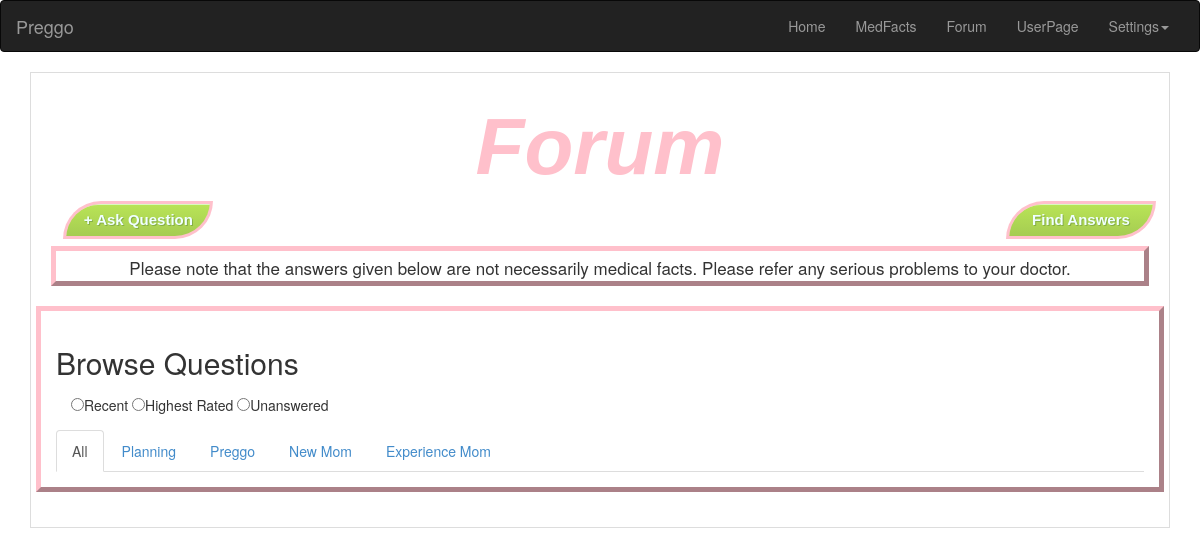
/preggo/forum/ (signed in), run on an earlier commit of the app's database.
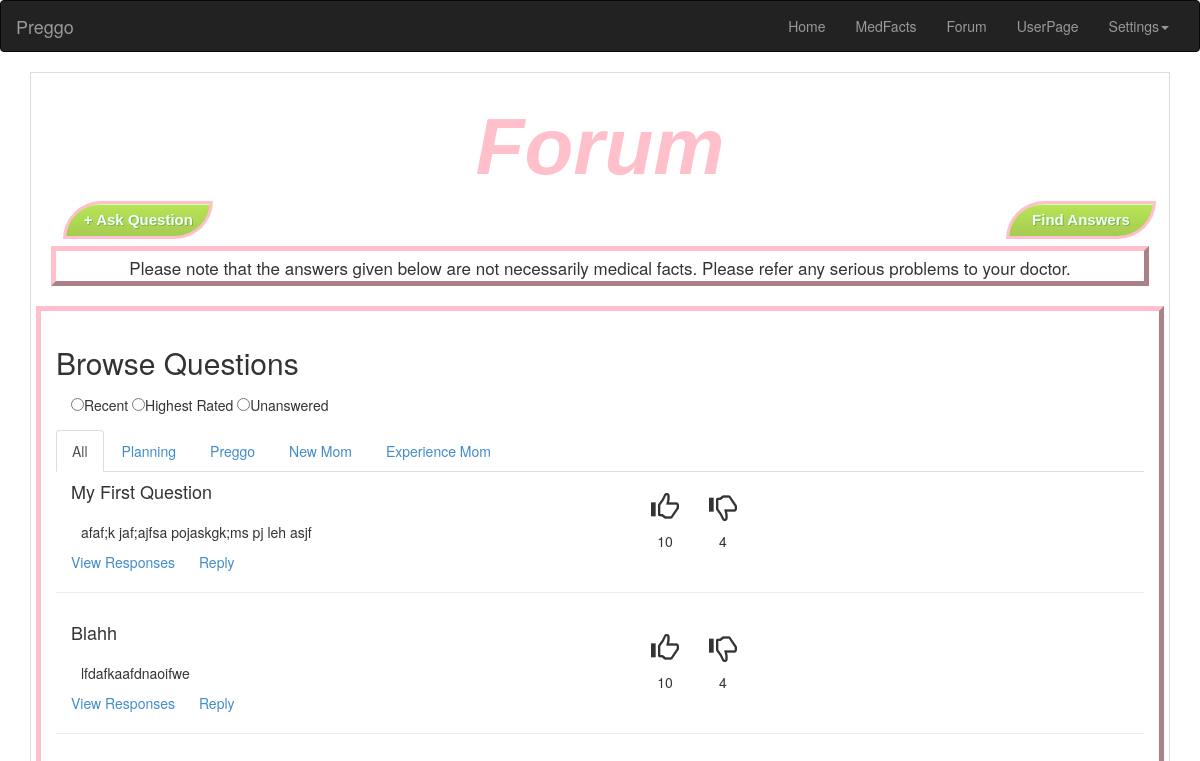
And on a later commit of the database.
### preggo/models.py (models this page shows, shortened)
class Question(models.Model):
	user = models.ForeignKey(User)
	title = models.CharField(max_length = 128)
	content = models.TextField()
	upvotes = models.IntegerField(default=0)
	downvotes = models.IntegerField(default=0)

### preggo/views.py (the view)
@login_required
def forum(request):
	context = RequestContext(request)
	question_list = request.user.question_set.all()
	for quest in question_list:
		quest.url = quest.title.replace(' ', '_')
	context_dict = {"questions": question_list}
	return render_to_response('preggo/forum.html', context_dict, context)

### templates/preggo/forum.html (shortened to what this page needs)
{% extends "preggo/base.html" %}
{% load static %}
{% block content %}
<div id='container'>
	<h1 class="pageTitle">Forum</h1>
	<div class="buttons">
    	<a href="/preggo/add_question"><button class="buttonFormat-fran" id="ask_question" align="left"> + Ask Question </button></a>
    	<a href="#" class="pull-right"><button class="buttonFormat-fran" id="find_answers" align="right"> Find Answers </button></a>
    </div>
	<div class="warning_note">Please note that the answers given below are not necessarily medical facts. Please refer any serious problems to your doctor.</div>
	<div class="browse_questions box">
		<h2>Browse Questions</h2>
		<form class="filters" ction="">
			<input type="radio" name="browse_filter" value="recent">Recent
			<input type="radio" name="browse_filter" value="highest_rated">Highest Rated
			<input type="radio" name="browse_filter" value="unanswered">Unanswered
		</form>
		<ul id="tabs" class="nav nav-tabs" data-tabs="tabs">
	      <li class="active"><a href="#tab1" data-toggle="tab">All</a></li>
	      <li><a href="#tab2" data-toggle="tab">Planning</a></li>
	      <li><a href="#tab3" data-toggle="tab">Preggo</a></li>
	      <li><a href="#tab4" data-toggle="tab">New Mom</a></li>
	      <li><a href="#tab5" data-toggle="tab">Experience Mom</a></li>
	    </ul>
	    <div id="my-tab-content" class="tab-content">
	      <div class="tab-pane active" id="tab1">
	      {% if questions %}
	      	{% for question in questions %}
	      	<div class="row question-list">
	      		<div class="col-md-10">
			  	    <h4>{{ question.title }}</h4>
			    	<div class="question-content">{{ question.content }}</div>
			    	<div class="question-footer">
			    		<a href='/preggo/question/{{question.url}}'>View Responses</a>
			    		<a href='/preggo/question/{{question.url}}/add_answer' >Reply</a>
			    	</div>
	    		</div>
	    		<div class="thumbs-container col-md-1">
	    			<span class="glyphicon glyphicon-thumbs-up"></span>
	    			<div class="votes">10</div>
	    		</div>
	    		<div class="thumbs-container col-md-1">
	    			<span class="glyphicon glyphicon-thumbs-down"></span>
	    			<div class="votes">4</div>
	    		</div>
    		</div>
    		<hr>
    		{% endfor %}
    	  {% endif %}
    	</div>
	    </div>
	</div>
	</div>
</div>
{% endblock %}

### templates/preggo/base.html (shortened to what this page needs)
{% load static %}
<!DOCTYPE html>
<html>
	<head>
		<link href="{{ STATIC_URL }}css/bootstrap.min.css" rel="stylesheet">
		<link href="{{ STATIC_URL }}css/main.css" rel="stylesheet">
	</head>
	<body>
		<div class="navbar navbar-inverse" role="navigation">
			<div class="container-fluid">
				<div class="navbar-header">
					<a class="navbar-brand" href="#">Preggo</a>
				</div>
				<div class="collapse navbar-collapse">
					<ul class="nav navbar-nav navbar-right">
						<li><a href="/preggo/">Home</a></li>
						<li><a href="/preggo/medfacts">MedFacts</a></li>
						<li><a href="/preggo/forum">Forum</a></li>
						<li><a href="/preggo/user/{{user.username}}">UserPage</a></li>
						<li class="dropdown">
							<a href="#" class="dropdown-toggle" data-toggle="dropdown">Settings<b class="caret"></b></a>
						</li>
					</ul>
				</div>
			</div>
		</div>
		<div class="container">
			{% block content %}{% endblock %}
	</body>
</html>

### static/css/main.css (style rules this page uses)
.buttonFormat-fran { -moz-box-shadow:inset 0px 1px 0px 0px #d9fbbe; -webkit-box-shadow:inset 0px 1px 0px 0px #d9fbbe; box-shadow:inset 0px 1px 0px 0px #d9fbbe; background:-webkit-gradient( linear, left top, left bottom, color-stop(0.05, #b8e356), color-stop(1, #a5cc52) ); background:-moz-linear-gradient( center top, #b8e356 5%, #a5cc52 100% ); filter:progid:DXImageTransform.Microsoft.gradient(startColorstr='#b8e356', endColorstr='#a5cc52'); background-color:#b8e356; -webkit-border-top-left-radius:42px; -moz-border-radius-topleft:42px; border-top-left-radius:42px; -webkit-border-top-right-radius:0px; -moz-border-radius-topright:0px; border-top-right-radius:0px; -webkit-border-bottom-right-radius:42px; -moz-border-radius-bottomright:42px; border-bottom-right-radius:42px; -webkit-border-bottom-left-radius:0px; -moz-border-radius-bottomleft:0px; border-bottom-left-radius:0px; text-indent:0; border:3px solid #FFC0CB; display:inline-block; color:#F0FFFF; font-family:Arial; font-size:15px; font-weight:bold; font-style:normal; line-height:30px; width:150px; text-decoration:none; text-align:center; text-shadow:1px 1px 0px #86ae47; }
.buttons { position: relative; height: 30px; margin-bottom: 20px; }
.pageTitle { font-size: 80px; font-weight: bold; font-style: italic; color: #FFC0CB; font-family: Helvetica; position: relative; text-align: center; }
#container { border: 1px solid #ddd; padding: 10px; overflow: auto; }
#ask_question { position: relative; left: 2%; float: left; }
.warning_note { position: relative; text-align: center; vertical-align: middle; outline:#FFC0CB outset thick; height: 30px; margin: 15px; padding: 5px; }
.warning_note { margin-top: 5px; text-align: center; vertical-align: middle; font-size: 17px; margin-bottom: 15px; }
#find_answers { position: relative; right: 2%; float: right; }
.filters { margin: 15px; }
.box { outline:#FFC0CB outset thick; padding: 15px; overflow: hidden; margin-top: 30px; margin-bottom: 30px; }
.row { display: table-row; }
[class*="col-"] { float: none; display: table-cell; vertical-align: top; }
.thumbs-container { text-align: center; vertical-align: middle; height: 100%; }
span.glyphicon-thumbs-up, span.glyphicon-thumbs-down { font-size: 2em; }
.votes { margin-top: .5em; }
.question-list { border-bottom: 2px solid #ddd; }
.question-content { float: left; margin: 10px; display: block; width: 100%; }
.question-footer { display: block; }
.question-footer > a { margin-right: 20px; }

What changed in the data, as far as the page shows it:
added Question: title "My First Question", content "afaf;k jaf;ajfsa pojaskgk;ms pj leh asjf"
added Question: title "Blahh", content "lfdafkaafdnaoifwe"
